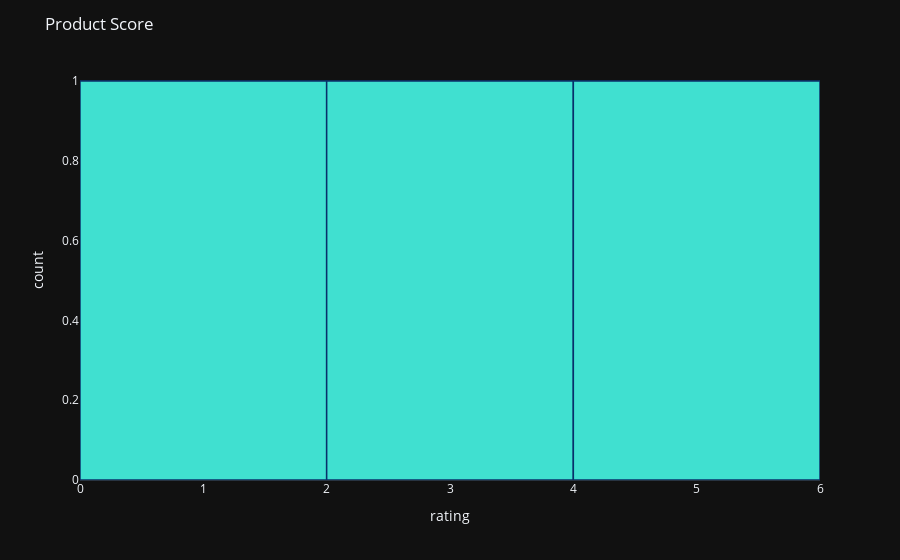

Source (notebook cell):
### Code cell
fig = px.histogram(reviews, x="rating")
fig.update_traces(marker_color="turquoise", marker_line_color='rgb(8,48,107)',
                  marker_line_width=1.5)
fig.update_layout(title_text='Product Score')
fig.show()

### Figure 1 — Plotly figure (JSON) as saved in the notebook; plotly's stock layout.template omitted (floating-point values rounded to 4 significant figures)
{"data": [{"alignmentgroup": "True", "bingroup": "x", "hovertemplate": "rating=%{x}<br>count=%{y}<extra></extra>", "legendgroup": "", "marker": {"color": "turquoise", "pattern": {"shape": ""}, "line": {"color": "rgb(8,48,107)", "width": 1.5}}, "name": "", "offsetgroup": "", "orientation": "v", "showlegend": false, "x": [4.5, 1.5, 3.0], "xaxis": "x", "yaxis": "y", "type": "histogram"}], "layout": {"xaxis": {"anchor": "y", "domain": [0.0, 1.0], "title": {"text": "rating"}}, "yaxis": {"anchor": "x", "domain": [0.0, 1.0], "title": {"text": "count"}}, "legend": {"tracegroupgap": 0}, "margin": {"t": 60}, "barmode": "relative", "title": {"text": "Product Score"}}}
